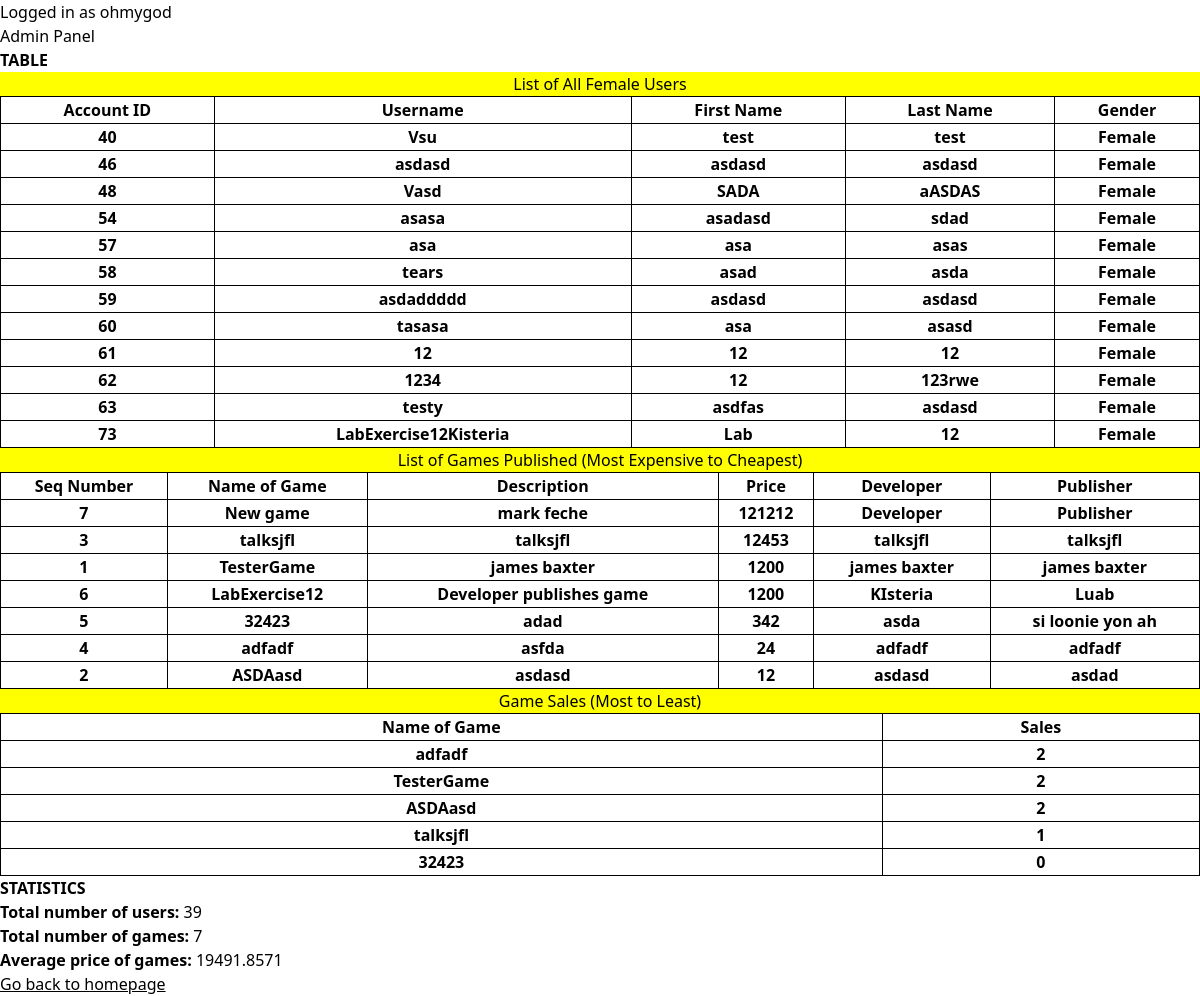
Page /adminPanel.php (signed in) on the committed database.
### tables this page shows
CREATE TABLE `tbluserprofile` (
  `userid` int(5) NOT NULL,
  `firstname` varchar(60) NOT NULL,
  `lastname` varchar(60) NOT NULL,
  `gender` varchar(60) NOT NULL,
  `acctid` int(5) NOT NULL,
  `birthday` date NOT NULL
);

CREATE TABLE `tbluseraccount` (
  `acctid` int(5) NOT NULL,
  `emailadd` varchar(60) NOT NULL,
  `username` varchar(60) NOT NULL,
  `password` varchar(255) NOT NULL,
  `usertype` varchar(60) NOT NULL
);

CREATE TABLE `tblpublishgame` (
  `gameID` int(5) NOT NULL,
  `nameofgame` varchar(200) NOT NULL,
  `description` varchar(2000) NOT NULL,
  `price` int(20) NOT NULL,
  `developer` text NOT NULL,
  `publisher` text NOT NULL
);

### adminPanel.php (the view, shortened to what this page needs)
<?php
    include_once('connect.php');
    if(!isset($_SESSION['currentUser'])){
        header("Location: index.php");
    }else{
        $currentUser = $_SESSION['currentUser'];
    }
?>
<?php
    $allFemaleUsers = $connection->query("SELECT tbluseraccount.acctid, tbluseraccount.username, tbluserprofile.firstname,
    tbluserprofile.lastname, tbluserprofile.gender FROM tbluseraccount INNER JOIN tbluserprofile
    ON tbluseraccount.acctid=tbluserprofile.acctid WHERE tbluserprofile.gender=\"Female\"");
    $numOfallFemaleUsers = mysqli_num_rows($allFemaleUsers);
    $allGamesSortByPrice = $connection->query("SELECT * from tblpublishgame ORDER BY price DESC");
    $numOfPublishedGames = mysqli_num_rows($allGamesSortByPrice);
    $salesPerGame = $connection->query("SELECT tblpublishgame.nameofgame, Count(tblgamesbought.gameBought) as Sales FROM tblgamesbought
    RIGHT JOIN tblpublishgame ON tblpublishgame.gameid=tblgamesbought.gameBought
    GROUP BY tblgamesbought.gameBought ORDER BY Sales DESC");
    $totalUsers = $connection->query("SELECT COUNT(acctid) FROM tbluseraccount");
    $totalGames = $connection->query("SELECT COUNT(gameID) FROM tblpublishgame");
    $averageGamePrice = $connection->query("SELECT AVG(price) FROM tblpublishgame");
?>
<!DOCTYPE html>
<html lang="en" class="dark">
<head>
    <link href="./css/adminPanel.css" rel="stylesheet">
</head>
<body>
    <h2>Logged in as <?php echo $currentUser?></h2>
    <h2>Admin Panel</h2>
    <h1 style="font-weight: bold;">TABLE</h1>
    <div style='background-color:#ffff00'>
        <center><p style="color:white"><h5>List of All Female Users</h5></p></center>
    </div>
    <table style="width:100%">
        <?php if($numOfallFemaleUsers > 0){?>
        <tr>
            <th>Account ID</th>
            <th>Username</th>
            <th>First Name</th>
            <th>Last Name</th>
            <th>Gender</th>
        </tr>
        <?php while ($row = $allFemaleUsers->fetch_assoc()): ?>
            <tr>
                <th><?php echo $row['acctid'] ?></th>
                <th><?php echo $row['username'] ?></th>
                <th><?php echo $row['firstname'] ?></th>
                <th><?php echo $row['lastname'] ?></th>
                <th><?php echo $row['gender'] ?></th>
            </tr>
        <?php endwhile; }?>
    </table>
    <div style='background-color:#ffff00'>
        <center><p style="color:white"><h5>List of Games Published (Most Expensive to Cheapest)</h5></p></center>
    </div>
    <table style="width:100%">
        <?php if($numOfPublishedGames > 0){?>
        <tr>
            <th>Seq Number</th>
            <th>Name of Game</th>
            <th>Description</th>
            <th>Price</th>
            <th>Developer</th>
            <th>Publisher</th>
        </tr>
        <?php while ($row = $allGamesSortByPrice->fetch_assoc()): ?>
            <tr>
                <th><?php echo $row['gameID'] ?></th>
                <th><?php echo $row['nameofgame'] ?></th>
                <th><?php echo $row['description'] ?></th>
                <th><?php echo $row['price'] ?></th>
                <th><?php echo $row['developer'] ?></th>
                <th><?php echo $row['publisher'] ?></th>
            </tr>
        <?php endwhile; }?>
    </table>
    <div style='background-color:#ffff00'>
        <center><p style="color:white"><h5>Game Sales (Most to Least)</h5></p></center>
    </div>
    <table style="width:100%">
        <?php if($numOfPublishedGames > 0){?>
        <tr>
            <th>Name of Game</th>
            <th>Sales</th>
        </tr>
        <?php while ($row = $salesPerGame->fetch_assoc()): ?>
            <tr>
                <th><?php echo $row['nameofgame'] ?></th>
                <th><?php echo $row['Sales'] ?></th>
            </tr>
        <?php endwhile; }?>
    </table>
    <h1 style="font-weight: bold;">STATISTICS</h1>
    <h2><span style="font-weight: bold;">Total number of users: </span> <?php echo $totalUsers->fetch_column()?></h2>
    <h2><span style="font-weight: bold;">Total number of games: </span> <?php echo $totalGames->fetch_column()?></h2>
    <h2><span style="font-weight: bold;">Average price of games: </span> <?php echo $averageGamePrice->fetch_column()?></h2>
    <a href="homepage.php"><span class="underline">Go back to homepage</span></a>
</body>
</html>

### css/adminPanel.css (style rules this page uses)
html, :host { line-height: 1.5; -webkit-text-size-adjust: 100%; -moz-tab-size: 4; -o-tab-size: 4; tab-size: 4; font-family: ui-sans-serif, system-ui, sans-serif, "Apple Color Emoji", "Segoe UI Emoji", "Segoe UI Symbol", "Noto Color Emoji"; font-feature-settings: normal; font-variation-settings: normal; -webkit-tap-highlight-color: transparent; }
body { margin: 0; line-height: inherit; }
h1, h2, h3, h4, h5, h6 { font-size: inherit; font-weight: inherit; }
a { color: inherit; text-decoration: inherit; }
table { text-indent: 0; border-color: inherit; border-collapse: collapse; }
blockquote, dl, dd, h1, h2, h3, h4, h5, h6, hr, figure, p, pre { margin: 0; }
.underline { text-decoration-line: underline; }

### adminPanel.php (style rules this page uses)
table, th { border: 1px solid black; }

### rows in the picture
tbluserprofile: acctid.acctid "40", acctid.username "Vsu", firstname "test", lastname "test", gender "Female"
tbluserprofile: acctid.acctid "46", acctid.username "asdasd", firstname "asdasd", lastname "asdasd", gender "Female"
tbluserprofile: acctid.acctid "48", acctid.username "Vasd", firstname "SADA", lastname "aASDAS", gender "Female"
tbluserprofile: acctid.acctid "54", acctid.username "asasa", firstname "asadasd", lastname "sdad", gender "Female"
tbluserprofile: acctid.acctid "57", acctid.username "asa", firstname "asa", lastname "asas", gender "Female"
tbluserprofile: acctid.acctid "58", acctid.username "tears", firstname "asad", lastname "asda", gender "Female"
tbluserprofile: acctid.acctid "59", acctid.username "asdaddddd", firstname "asdasd", lastname "asdasd", gender "Female"
tbluserprofile: acctid.acctid "60", acctid.username "tasasa", firstname "asa", lastname "asasd", gender "Female"
tbluserprofile: acctid.acctid "61", acctid.username "12", firstname "12", lastname "12", gender "Female"
tbluserprofile: acctid.acctid "62", acctid.username "1234", firstname "12", lastname "123rwe", gender "Female"
tbluserprofile: acctid.acctid "63", acctid.username "testy", firstname "asdfas", lastname "asdasd", gender "Female"
tbluserprofile: acctid.acctid "73", acctid.username "LabExercise12Kisteria", firstname "Lab", lastname "12", gender "Female"
tblpublishgame: gameID "7", nameofgame "New game", description "mark feche", price "121212", developer "Developer", publisher "Publisher"
tblpublishgame: gameID "3", nameofgame "talksjfl", description "talksjfl", price "12453", developer "talksjfl", publisher "talksjfl"
tblpublishgame: gameID "1", nameofgame "TesterGame", description "james baxter", price "1200", developer "james baxter", publisher "james baxter"
tblpublishgame: gameID "6", nameofgame "LabExercise12", description "Developer publishes game", price "1200", developer "KIsteria", publisher "Luab"
tblpublishgame: gameID "5", nameofgame "32423", description "adad", price "342", developer "asda", publisher "si loonie yon ah"
tblpublishgame: gameID "4", nameofgame "adfadf", description "asfda", price "24", developer "adfadf", publisher "adfadf"
tblpublishgame: gameID "2", nameofgame "ASDAasd", description "asdasd", price "12", developer "asdasd", publisher "asdad"

### other values in the picture
$currentUser "ohmygod"
$row['nameofgame'] "adfadf"
$row['Sales'] "2"
$row['nameofgame'] "TesterGame"
$row['nameofgame'] "ASDAasd"
$row['nameofgame'] "talksjfl"
$row['Sales'] "1"
$row['nameofgame'] "32423"
$row['Sales'] "0"
$totalUsers->fetch_column() "39"
$totalGames->fetch_column() "7"
$averageGamePrice->fetch_column() "19491.8571"
